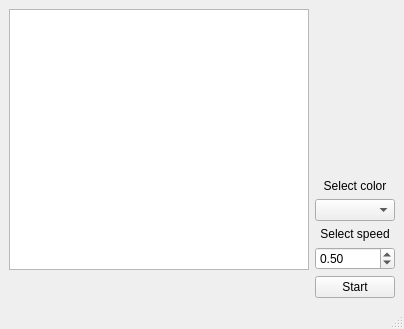
<?xml version="1.0" encoding="UTF-8"?>
<ui version="4.0">
 <class>MainWindow</class>
 <widget class="QMainWindow" name="MainWindow">
  <property name="geometry">
   <rect>
    <x>0</x>
    <y>0</y>
    <width>404</width>
    <height>329</height>
   </rect>
  </property>
  <property name="windowTitle">
   <string>MainWindow</string>
  </property>
  <widget class="QWidget" name="centralwidget">
   <layout class="QVBoxLayout" name="verticalLayout">
    <item>
     <layout class="QGridLayout" name="gridLayout">
      <item row="8" column="1">
       <widget class="QDoubleSpinBox" name="SpeedSpin">
        <property name="maximum">
         <double>1.000000000000000</double>
        </property>
        <property name="singleStep">
         <double>1.010000000000000</double>
        </property>
        <property name="value">
         <double>0.500000000000000</double>
        </property>
       </widget>
      </item>
      <item row="5" column="1">
       <widget class="QLabel" name="ColorsTitle">
        <property name="text">
         <string>Select color</string>
        </property>
        <property name="alignment">
         <set>Qt::AlignCenter</set>
        </property>
       </widget>
      </item>
      <item row="4" column="1">
       <spacer name="verticalSpacer">
        <property name="orientation">
         <enum>Qt::Vertical</enum>
        </property>
        <property name="sizeHint" stdset="0">
         <size>
          <width>20</width>
          <height>40</height>
         </size>
        </property>
       </spacer>
      </item>
      <item row="0" column="1">
       <widget class="QLabel" name="Name">
        <property name="text">
         <string/>
        </property>
        <property name="alignment">
         <set>Qt::AlignCenter</set>
        </property>
       </widget>
      </item>
      <item row="1" column="1">
       <widget class="QLabel" name="NumOfDialog">
        <property name="text">
         <string/>
        </property>
        <property name="alignment">
         <set>Qt::AlignLeading|Qt::AlignLeft|Qt::AlignVCenter</set>
        </property>
       </widget>
      </item>
      <item row="2" column="1">
       <widget class="QLabel" name="Color">
        <property name="text">
         <string/>
        </property>
       </widget>
      </item>
      <item row="6" column="1">
       <widget class="QComboBox" name="ColorsCombo"/>
      </item>
      <item row="9" column="1">
       <widget class="QPushButton" name="PushButton">
        <property name="text">
         <string>Start</string>
        </property>
       </widget>
      </item>
      <item row="7" column="1">
       <widget class="QLabel" name="SpeedTitle">
        <property name="text">
         <string>Select speed</string>
        </property>
        <property name="alignment">
         <set>Qt::AlignCenter</set>
        </property>
       </widget>
      </item>
      <item row="0" column="0" rowspan="9">
       <widget class="QListView" name="CharactersListView">
        <property name="editTriggers">
         <set>QAbstractItemView::NoEditTriggers</set>
        </property>
        <property name="selectionRectVisible">
         <bool>true</bool>
        </property>
       </widget>
      </item>
      <item row="3" column="1">
       <widget class="QLabel" name="Speed">
        <property name="text">
         <string/>
        </property>
       </widget>
      </item>
     </layout>
    </item>
   </layout>
  </widget>
  <widget class="QStatusBar" name="statusbar"/>
  <action name="actionFile">
   <property name="text">
    <string>File</string>
   </property>
  </action>
 </widget>
 <resources/>
 <connections/>
</ui>
